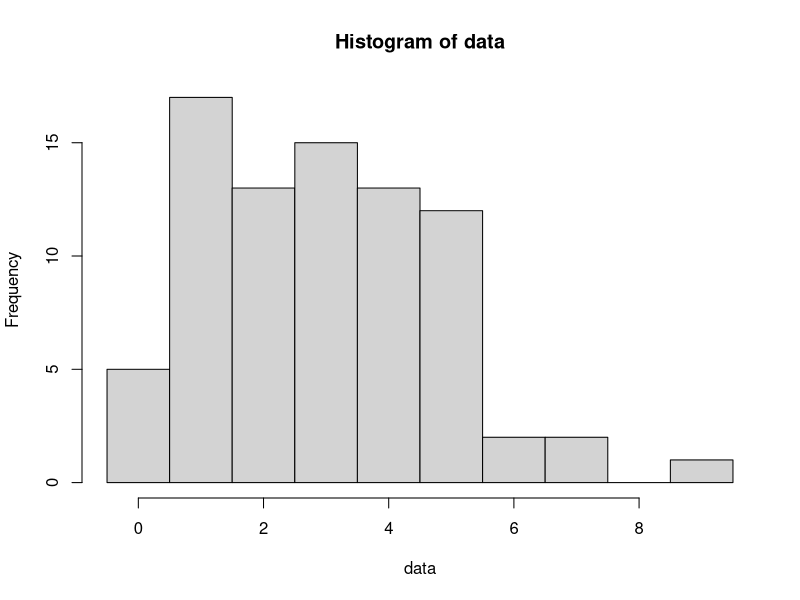
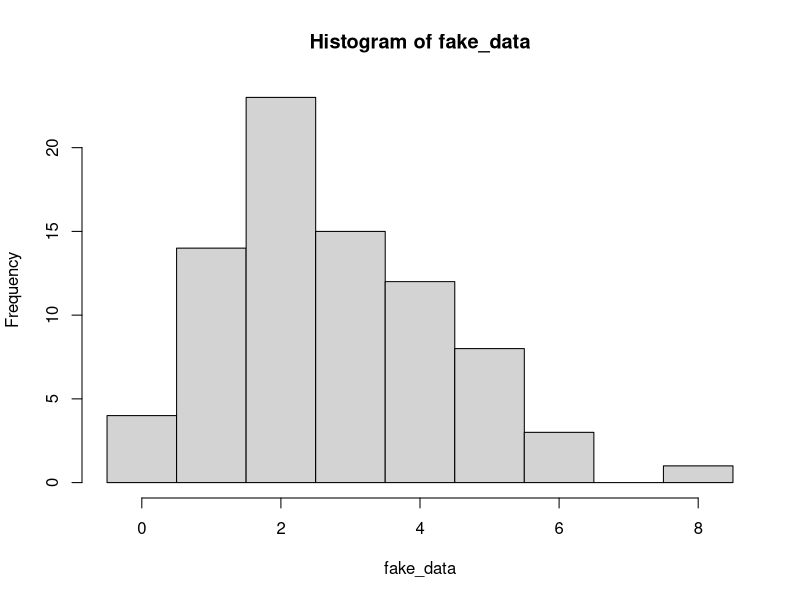
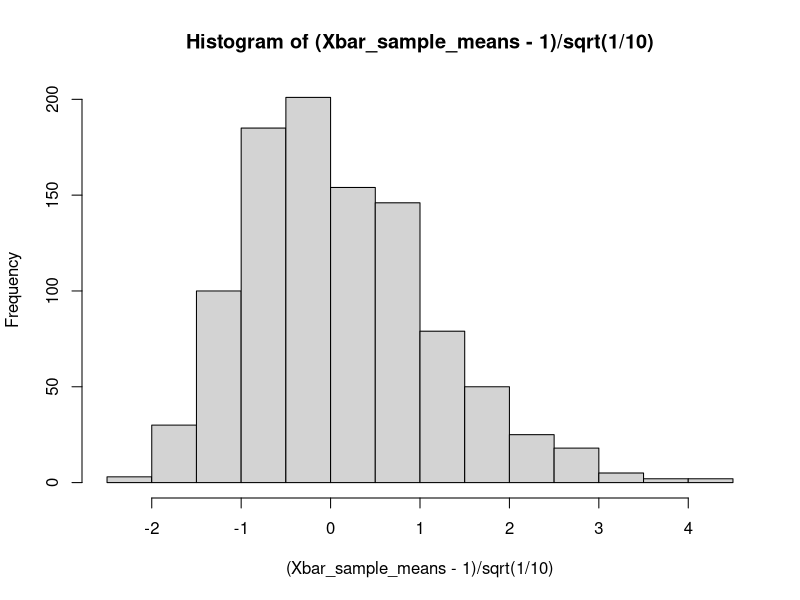
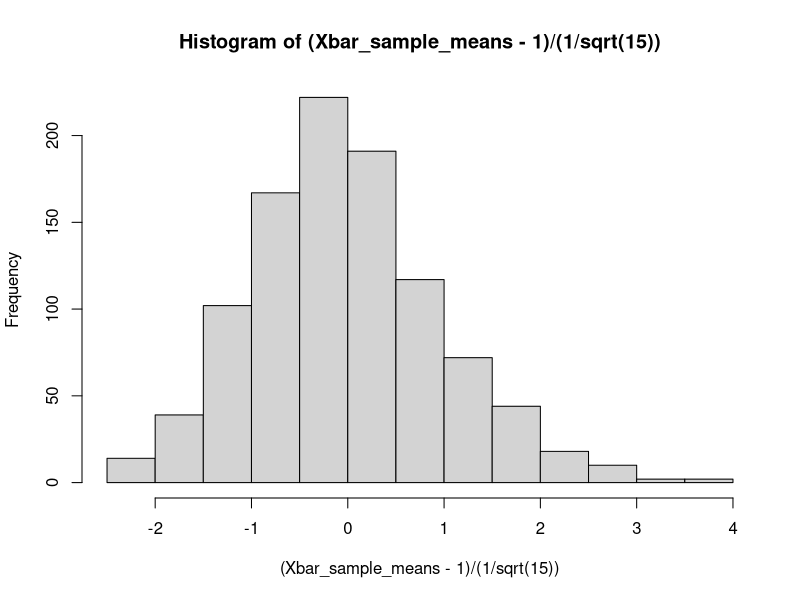
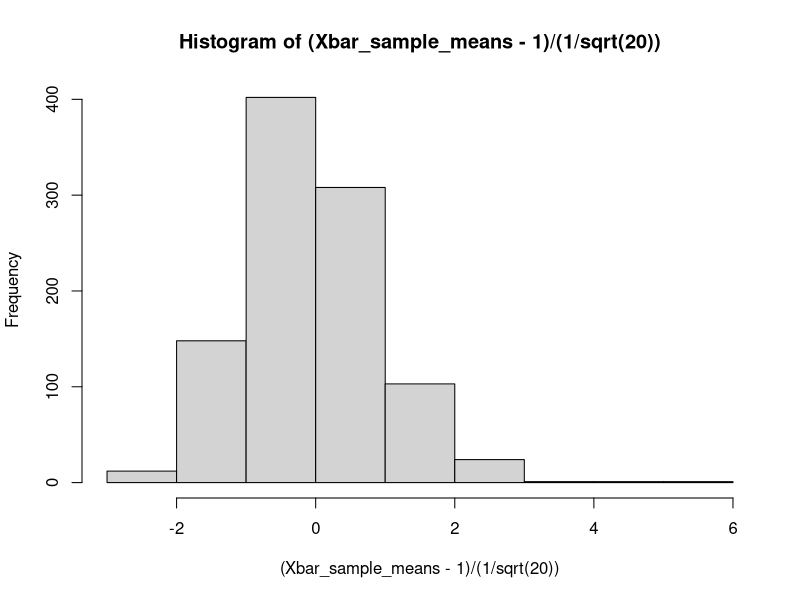
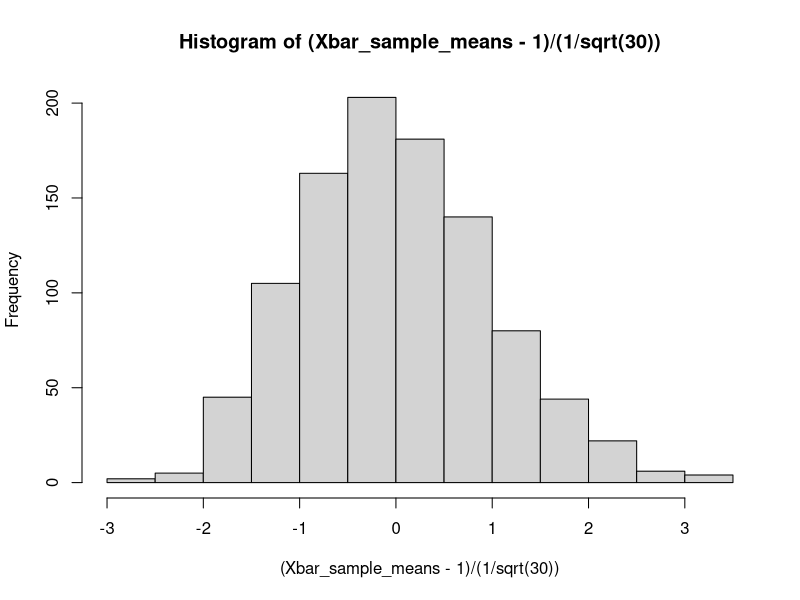
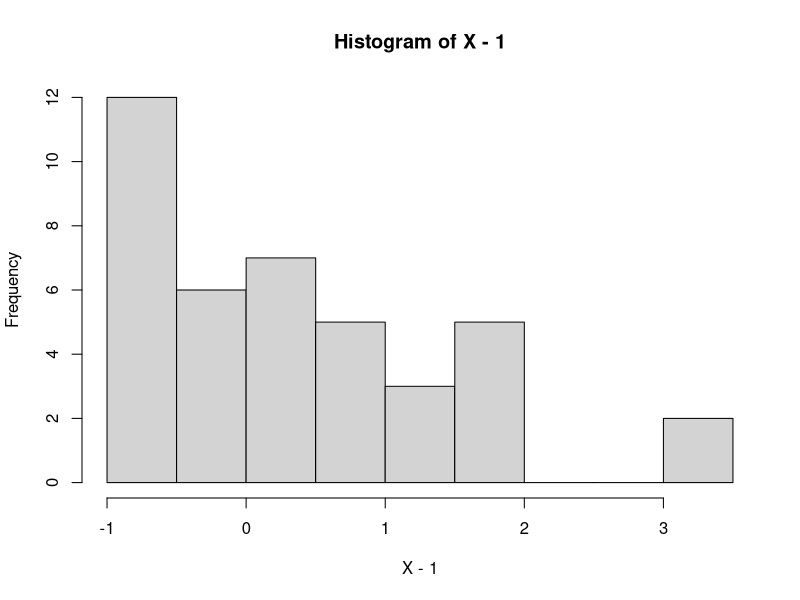
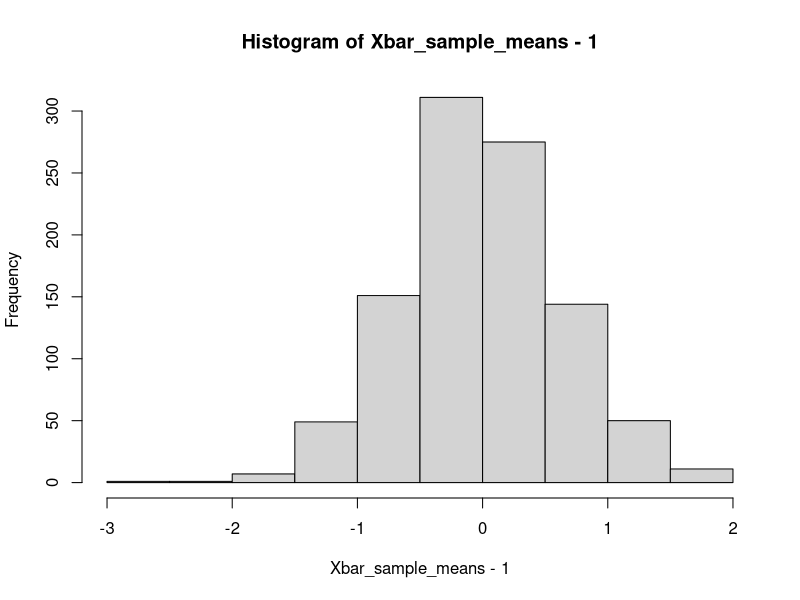

R code for these plots, in order:
## ---- chunk 1
require(ggplot2)
## ---- chunk 2
# The first argument to qnorm is a vector of the quantiles we want (given as probabilities).
# Asking for the 2.5% and 97.5% quantiles.
qnorm( c(0.025, 0.975), mean=1, sd=1/5)
## ---- chunk 3
qnorm( c(0.025, 0.975), mean=1, sd=1/sqrt(100) )
## ---- chunk 4
n <- 80; # Sample size of our data
lambda_true <- 2.718; # True (but unknown!) Poisson parameter

data <- rpois(n=n, lambda=lambda_true);

hist(data, breaks=seq(-.5,max(data)+.5,1)); # Always good to look at your data!
## ---- chunk 5
# Reminder: we say lambdahat to remind ourselves this is
# an estimate of lambda.
lambda_hat <- mean(data); # Sample mean is our estimate of lambda.

# Generate data under the distribution where lambda_hat is the rate parameter.
# To reiterate, we're pretending that our estimate is the truth and seeing what our data would look like.
fake_data <- rpois(n=n, lambda=lambda_hat);

hist(fake_data, breaks=seq(-.5,max(fake_data)+.5,1))
## ---- chunk 6
# Reminder: sample size and true parameter
n<- 80; lambda_true <- 2.718;
# Generate data from the true distribution
data <- rpois( n=n, lambda=lambda_true);
lambda_hat <- mean(data); # Just estimating this again to remind you

Nrep <- 2000; # Number of repetitions (i.e., replicates)
replicates <- rep(NA,Nrep); # We will store replicates of lambdahat here.
for ( i in 1:Nrep) {
  fake_data <- rpois(n=n, lambda=lambda_hat);
  replicates[i] <- mean( fake_data );
}

# Now construct the confidence interval
CI <- quantile( replicates, probs=c(0.025, 0.975) );
cat(CI)
## ---- chunk 7
run_trial <- function(lambdatrue, n, Nrep) {
  # Run one instance of our experiment above, wherein we
  # 1) Generate data from Pois(lambda_true)
  # 2) Estimate lambdahat from that data.
  # 3) Repeatedly generate data from Pois(lambdahat)
  # 4) Use those repetitions to get an interval.
  # lambdatrue : the true lambda parameter for Poisson
  # n : sample size for the data
  # Nrep : repetitions to use when computing the interval
  data <- rpois(n=n, lambda=lambdatrue);
  lambdahat <- mean(data);
  replicates <- rep(NA,Nrep); # We will store replicates of lambdahat here.
  for ( i in 1:Nrep) {
    fake_data <- rpois(n=n, lambda=lambdahat);
    replicates[i] <- mean( fake_data );
  }

  # Now construct the confidence interval
  # the names=FALSE tells R to return the quantiles with no header
  CI <- quantile( replicates, probs=c(0.025, 0.975), names=FALSE );
  return( (CI[1] < lambdatrue) & (lambdatrue < CI[2]) );
}

## ---- chunk 8
# NOTE: This section of code might take a minute or two to run!
Nexpt <- 500; # Number of times to run the experiment
expt_results <- rep(NA,Nexpt); # Vector to store results
for (i in 1:Nexpt) {
  expt_results[i] <- run_trial(lambdatrue=2.718, n=80, Nrep=1000)
}
# Count what fraction of the time we were correct.
sum(expt_results)/length(expt_results)
## ---- chunk 9
true_rate <- 5;
nsamp <- 25; #sample size in the data that we generate.
obsd_data <- rexp(n=nsamp, rate=true_rate);
# Estimate the rate parameter lambda from the data.
# Recall that the mean is 1/rate, so we can estimate the
# rate by taking the sample mean Xbar, which estimates 1/rate,
# and then using 1/Xbar as our estimate of the rate lambda.
estd_rate <- 1/mean(obsd_data);

NMC <- 2000;
replicates <- rep(NA, NMC);
for ( i in 1:NMC) {
  fake_data <- rexp(nsamp, rate=estd_rate);
  # We want to estimate the sampling distribution of the estimated
  # rate parameter from the data.
  replicates[i] <- 1/mean(fake_data);
}

# Now construct the confidence interval
# the names=FALSE tells R to return the quantiles with no header
CI <- quantile( replicates, probs=c(0.025, 0.975), names=FALSE );
CI
(CI[1] < true_rate) & (true_rate < CI[2]) ;
## ---- chunk 10
run_exprate_expt <- function( nsamp, true_rate ) {
  obsd_data <- rexp(n=nsamp, rate=true_rate);
  # Estimate the rate parameter lambda from the data.
  # Recall that the mean is 1/rate, so we can estimate the
  # rate by taking the sample mean Xbar, which estimates 1/rate,
  # and then using 1/Xbar as our estimate of the rate lambda.
  estd_rate <- 1/mean(obsd_data);
  
  # Now generate "fake" data sets and estimate lambda on each.
  NMC <- 2000;
  replicates <- rep(NA, NMC);
  for ( i in 1:NMC) {
    fake_data <- rexp(nsamp, rate=estd_rate);
    # We want to estimate the sampling distribution of the estimated
    # rate parameter from the data.
    replicates[i] <- 1/mean(fake_data);
  }
  
  # Now construct the confidence interval
  # the names=FALSE tells R to return the quantiles with no header
  CI <- quantile( replicates, probs=c(0.025, 0.975), names=FALSE );
  return( (CI[1] < true_rate) & (true_rate < CI[2]) );
}
## ---- chunk 11
# Now let's run the above experiment a few thousand times
# and see how often we "catch" the true value of lambda.
lambda_true <- 2;
nsamp <- 25;
M <- 2000;
reps <- rep(NA, M);
for (i in 1:M) {
  reps[i] <- run_exprate_expt( nsamp, lambda_true )
}

sum(reps)/M
## ---- chunk 12
NMC <- 1e3;

# Code to draw n iid RVs from exp(1) and compute their sample mean.
generate_sample_mean <- function( n ) {
  X <- rexp(n=n, rate=1);
  # X has mean 1, variance 1
  # See https://en.wikipedia.org/wiki/Exponential_distribution
  return( mean(X) )
}

# Generate a bunch of such sample means, each on n=10 data points
Xbar_sample_means <- rep( NA, NMC);
for( i in 1:NMC ) {
  Xbar_sample_means[i] <- generate_sample_mean(10);
}

# We center about the mean 1,
# and rescale by the standard deviation of the sample mean,
# sqrt( ( Var X_1 )/10 ) = sqrt(1/10)
hist( (Xbar_sample_means-1)/sqrt(1/10) )
## ---- chunk 13
# Now let's try again, but with a larger sample size.
# Changing n=10 to n=15.

Xbar_sample_means <- rep( NA, NMC);
for( i in 1:NMC ) {
  Xbar_sample_means[i] <- generate_sample_mean(15);
}

hist( (Xbar_sample_means-1)/(1/sqrt(15)) )
## ---- chunk 14
Xbar_sample_means <- rep( NA, NMC);
for( i in 1:NMC ) {
  Xbar_sample_means[i] <- generate_sample_mean(20);
}

hist( (Xbar_sample_means-1)/(1/sqrt(20)) )
## ---- chunk 15
Xbar_sample_means <- rep( NA, NMC);
for( i in 1:NMC ) {
  Xbar_sample_means[i] <- generate_sample_mean(30);
}

hist( (Xbar_sample_means-1)/(1/sqrt(30)) )
## ---- chunk 16
X <- rexp(n=40, rate=1);
# X has mean 1, variance 1
# See https://en.wikipedia.org/wiki/Exponential_distribution

hist( X-1 )
## ---- chunk 17
NMC <- 1e3;

generate_sample_mean <- function( n ) {
  X <- rnorm(n=10, mean=1, sd=2);
  return( mean(X) )
}

Xbar_sample_means <- rep( NA, NMC);
for( i in 1:NMC ) {
  Xbar_sample_means[i] <- generate_sample_mean(n);
}

hist( Xbar_sample_means-1 );
## ---- chunk 18
ptrue <- 0.1;
nsamp <- 30;
M <- 2000;
replicates <- rep(NA, M);
for( i in 1:M) {
  data <- rgeom(n=nsamp, prob=ptrue);
  replicates[i] <- mean( data ); # = Xbar.
}

true_mean <- (1-ptrue)/ptrue;
true_var <- (1-ptrue)/ptrue^2;
hist( (replicates-true_mean)/sqrt(true_var/nsamp) );

## ---- chunk 19
data <- c( 2, 0, 1, 1, 0, 3, 2, 2, 0, 0, 1, 6, 0, 1, 0, 0, 0, 11, 0, 1, 0, 1, 0, 2, 0, 2, 1, 2, 1, 0 );
## ---- chunk 20
xbar <- mean(data);
xbar
## ---- chunk 21
varhat <- var( data );
varhat
## ---- chunk 22
n <- length( data )
c( xbar - 1.96*sqrt( varhat/n ), xbar + 1.96*sqrt( varhat/n ))
## ---- chunk 23
truep <- 0.33;
truemean <- (1-truep)/truep
truemean
